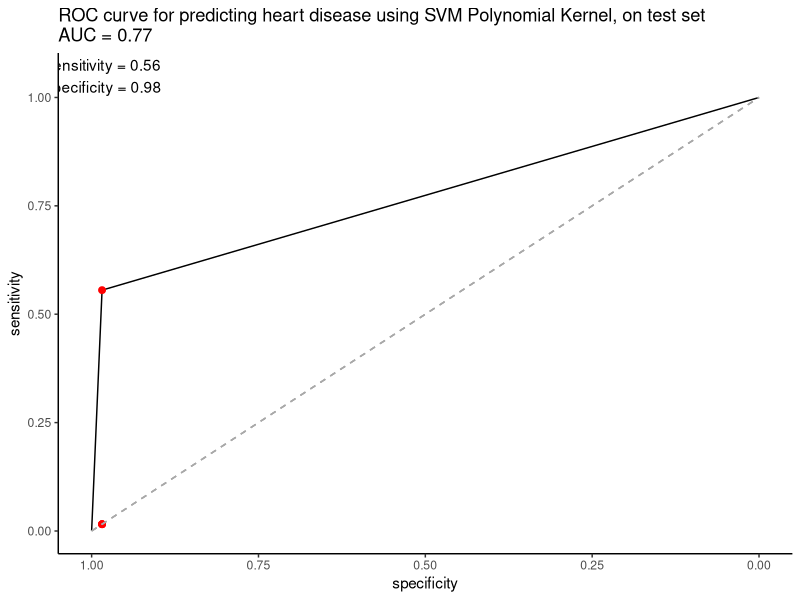

The R source for this figure:
# Program Name: roc_svm_poly.R
# Purpose: Machine learning SVM model with a polynomial kernel : ROC CURVE

library(tidyverse)
library(caret)
library(pROC)
library(e1071)

derived_heart <- read_csv("derived_data/derived_heart.csv") %>%
  mutate(Target=factor(Target))

set.seed(12)
derived_heart_tt_index <- createDataPartition(derived_heart$Target,
                                              p=0.6, list = FALSE)
train_data <- derived_heart[derived_heart_tt_index,]
test_data <- derived_heart[-derived_heart_tt_index,]

# Tune SVM
tune_svm <- 
  tune(svm, Target~., data=train_data, kernel ="polynomial",
       ranges = list(gamma = 0.035, 
                     cost = 1:5,
                     epsilon = seq(from=0.1, to=0.5, by=0.1)))

# Get best model
svm_tuned <- tune_svm$best.model
test_data$predict_svm <- predict(svm_tuned, newdata=test_data,
                                 type="response")

test_data = test_data %>% 
  mutate(predict_svm = as.numeric(predict_svm))

roc_obj_svmp <- 
  roc(response = test_data$Target, 
      predictor = test_data$predict_svm)

best_thres_data <- 
  data.frame(coords(roc_obj_svmp, x="best", best.method = c("youden")))

# Plot ROC curve
svmp_roc_plot = ggroc(roc_obj_svmp)+
  geom_point(
    data = best_thres_data,
    mapping = aes(x=specificity, y=sensitivity), size=2, color="red")+
  geom_point(mapping=aes(x=best_thres_data$specificity, 
                         y=1-best_thres_data$specificity), 
             size=2, color="red")+
  geom_segment(aes(x = 1, xend = 0, y = 0, yend = 1),
               color="darkgrey", linetype="dashed")+
  geom_text(data = best_thres_data,
            mapping=aes(x=specificity, y=1.05,
                        label=paste0("Sensitivity = ", round(sensitivity,2),
                                     "\nSpecificity = ", round(specificity,2))))+
  labs(title = 
         paste0("ROC curve for predicting heart disease using SVM Polynomial Kernel, on test set\nAUC = ", round(auc(roc_obj_svmp),2)))+
  theme_classic()


png("figures/roc_svm_poly.png")
plot(svmp_roc_plot)
dev.off()
